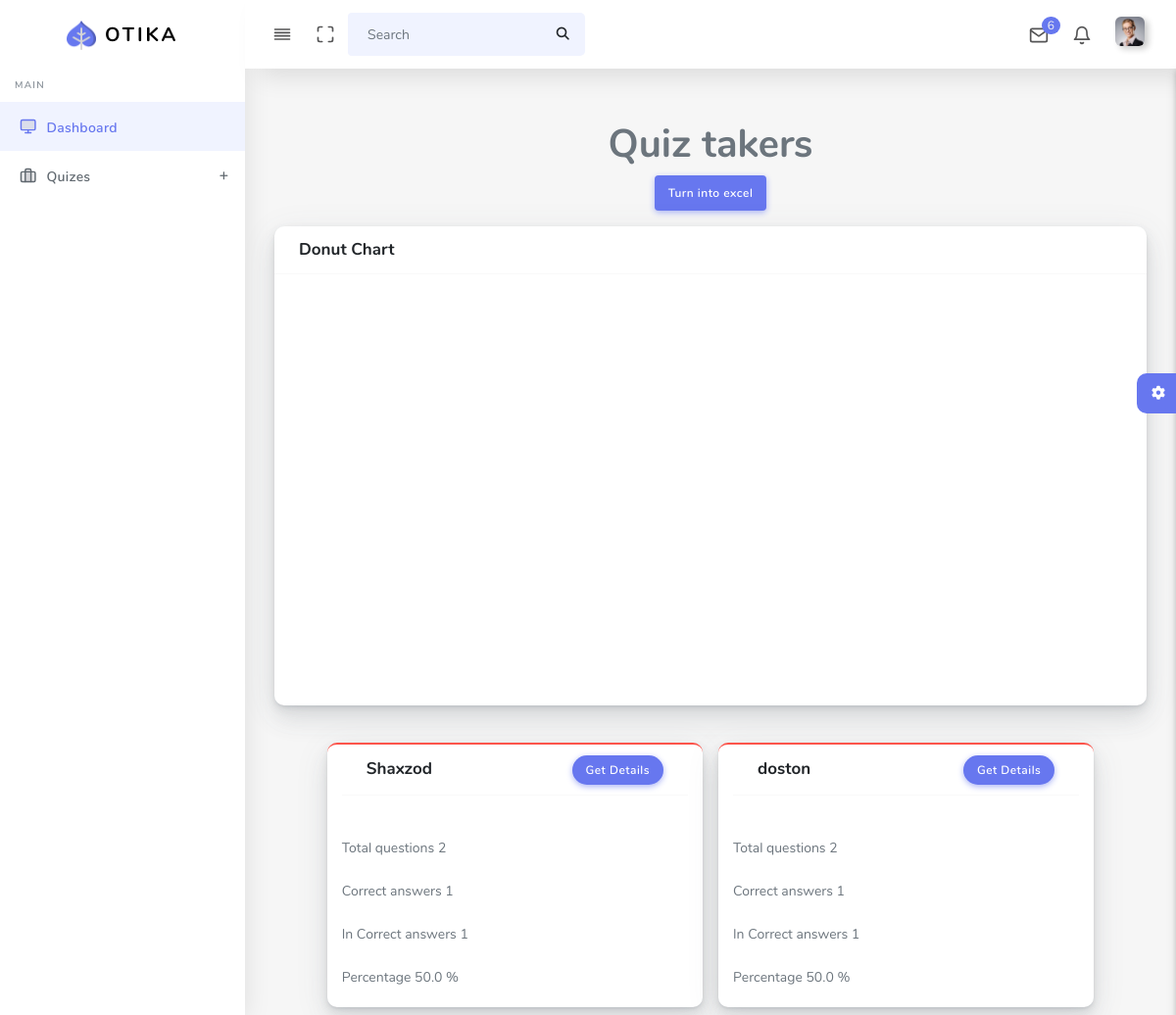
The app's page /get-results/8 (signed in) with its own data.
### main/models.py (models this page shows, shortened)
class Result(models.Model):
    taker = models.ForeignKey(QuizTaker, on_delete=models.CASCADE)
    correct_answers = models.IntegerField()
    incorrect_answers = models.IntegerField()
    @property
    def questions(self, *args, **kwargs):
        quiz = self.taker.quiz
        result = Question.objects.filter(quiz=quiz).count()
        return result
    @property
    def percentage(self, *args, **kwargs):
        data = self.correct_answers / self.questions * 100
        return round(data, 1)

class QuizTaker(models.Model):
    full_name = models.CharField(max_length=255)
    phone = models.CharField(max_length=255)
    email = models.EmailField(blank=True, null=True)
    quiz = models.ForeignKey(Quiz, on_delete=models.CASCADE)

class Quiz(models.Model):
    title = models.CharField(max_length=255)
    author = models.ForeignKey(User, on_delete=models.CASCADE)
    code = models.CharField(max_length=255, blank=True, unique=True)
    start_date = models.DateTimeField(null = True)
    limited_date = models.DateTimeField(null = True)
    is_active = models.BooleanField(default = True)

### main/views.py (the view)
# urls.py: path('get-results/<int:id>', views.get_results , name ='get_results' ),
@login_required(login_url = 'dash:login')
def get_results(request, id):
    quiz = Quiz.objects.get(id=id)
    taker = QuizTaker.objects.filter(quiz=quiz)
    results = tuple(
            map(
            lambda x : Result.objects.get(taker=x),
            taker
        )
    )
    return render(request, 'quiz/results.html', {'results':results, 'quiz':quiz})

### templates/quiz/results.html (shortened to what this page needs)
{%extends 'base.html'%}
  {%block content%}
  {%load static%}
        <section class="section" >
          <div class="row d-flex justify-content-center">
            <h1 class="col-12" style="text-align: center;">Quiz takers</h1>
            <div class="col-12 d-flex justify-content-center">
              <a href="{%url 'dash:to_excel' quiz.id%}" class="mb-3"><button class="btn btn-primary">Turn into excel</button></a>
            </div>
            <div class="col-lg-12 col-md-12 col-sm-12 col-xs-12 col-12">
              <div class="card">
                <div class="card-header">
                  <h4>Donut Chart</h4>
                </div>
                <div class="card-body">
                  <div class="recent-report__chart">
                    <div id="donutChart"></div>
                  </div>
                </div>
              </div>
            </div>
          {% for result in results %}
          <div class="card card-danger col-5 m-2">
            <div class="card-header">
              <h4>{{result.taker.full_name}}</h4>
              <div class="card-header-action">
                <a href="{% url 'dash:result_detail' result.id %}" class="btn btn-primary">Get Details</a>
              </div>
            </div>
            <div class="card-body">
            </div>
            <p>Total questions {{result.questions}}</p>
            <p>Correct answers {{result.correct_answers}}</p>
            <p>In Correct answers {{result.incorrect_answers}}</p>
            <p>Percentage {{result.percentage}} %</p>
            </div>
          {%endfor%}
        </div>
        </section>
        <div class="settingSidebar">
          <a href="javascript:void(0)" class="settingPanelToggle"> <i class="fa fa-spin fa-cog"></i>
          </a>
        </div>
  {%endblock%}

### records on screen
Result: taker.full_name "Shaxzod", questions "2", correct_answers "1", incorrect_answers "1", percentage "50.0"
Result: taker.full_name "doston", questions "2", correct_answers "1", incorrect_answers "1", percentage "50.0"
